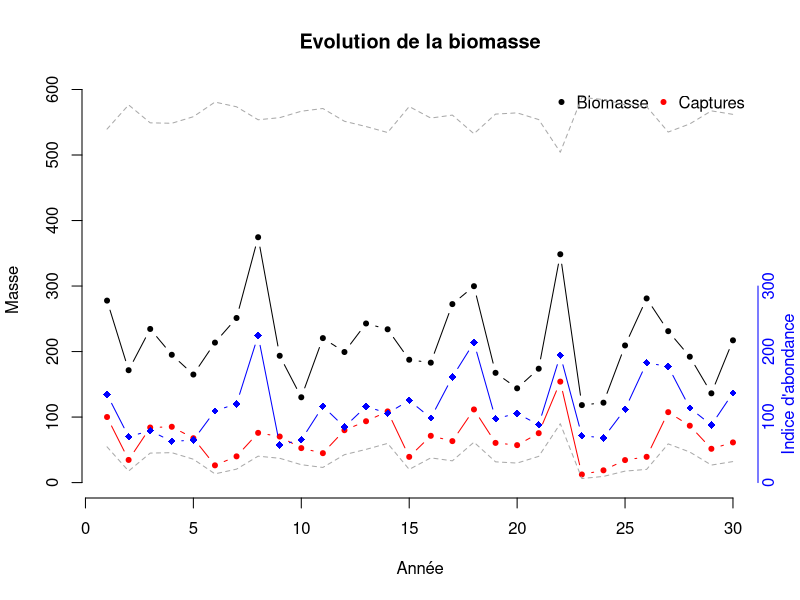
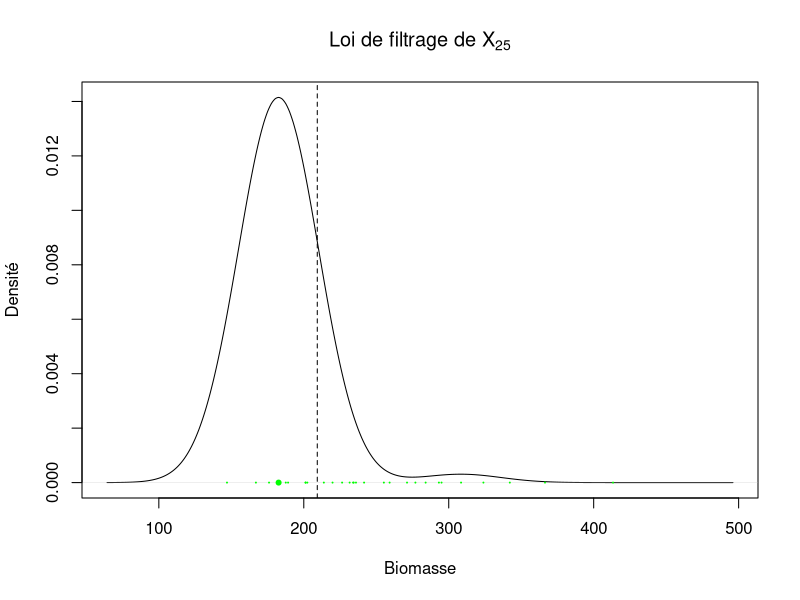
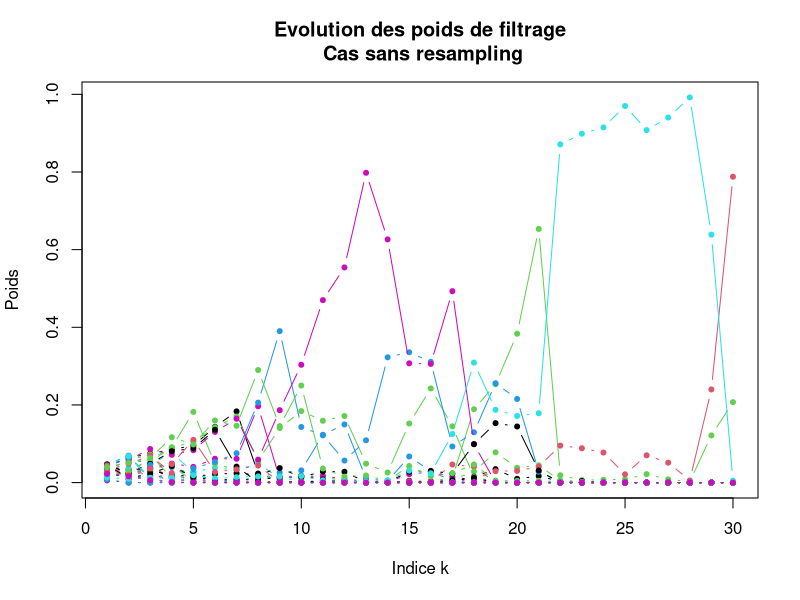
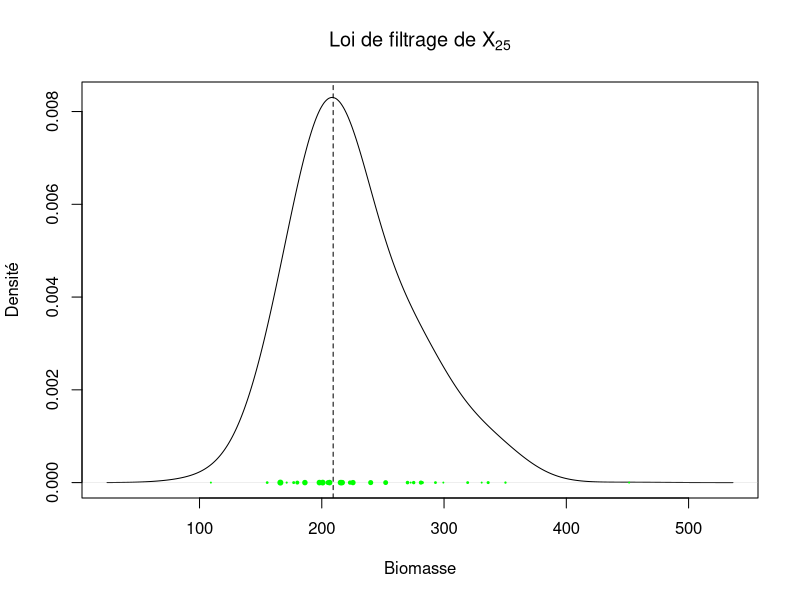
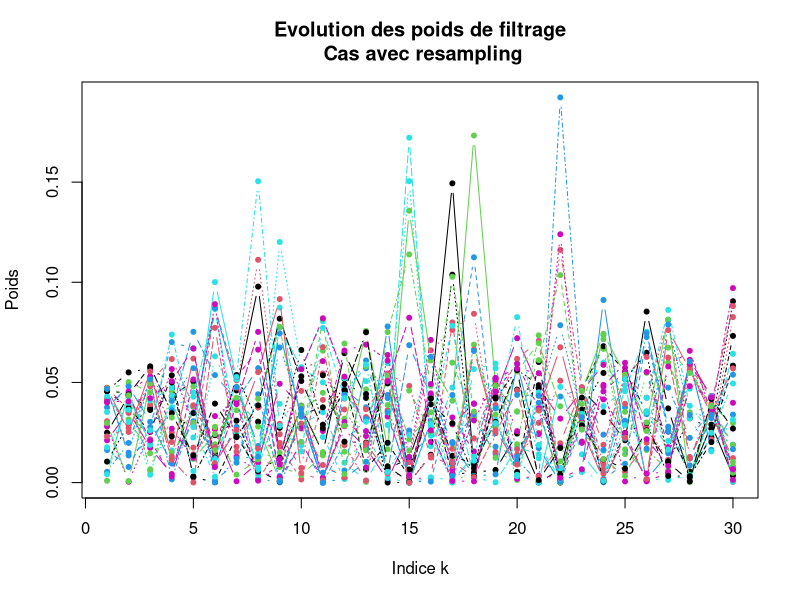
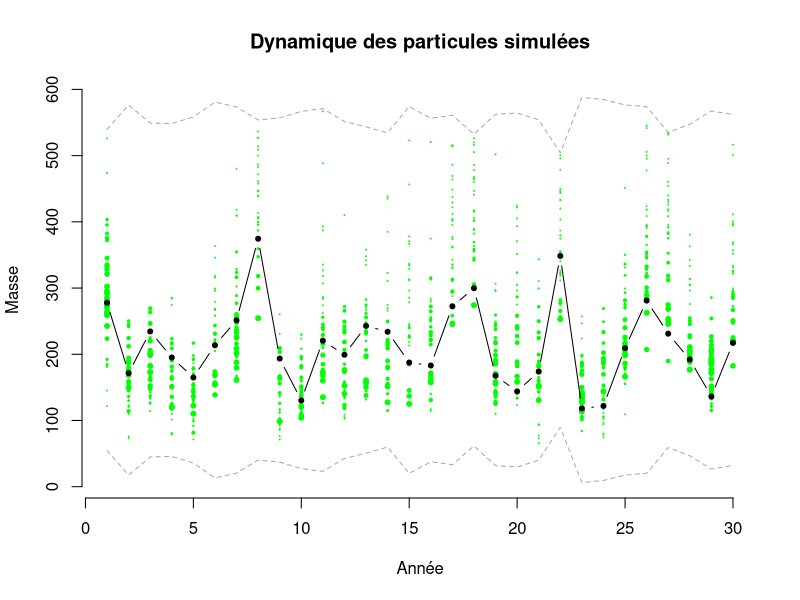
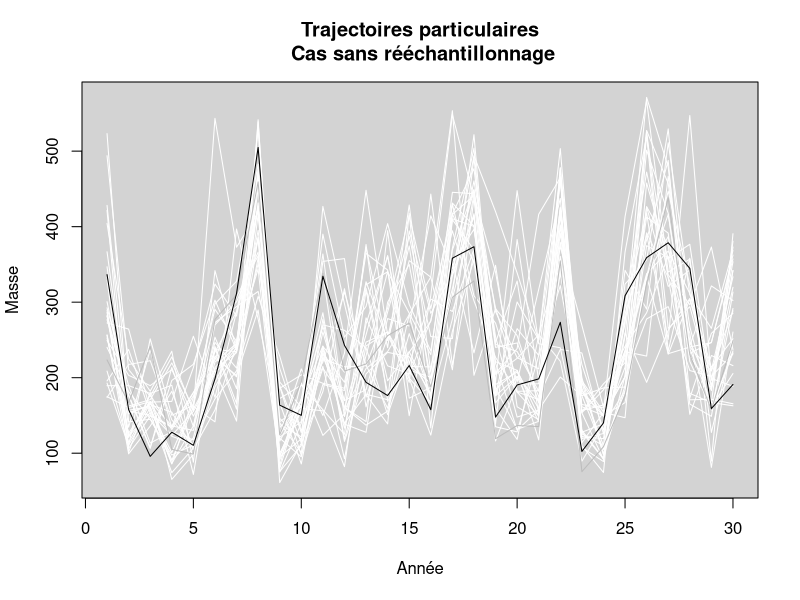
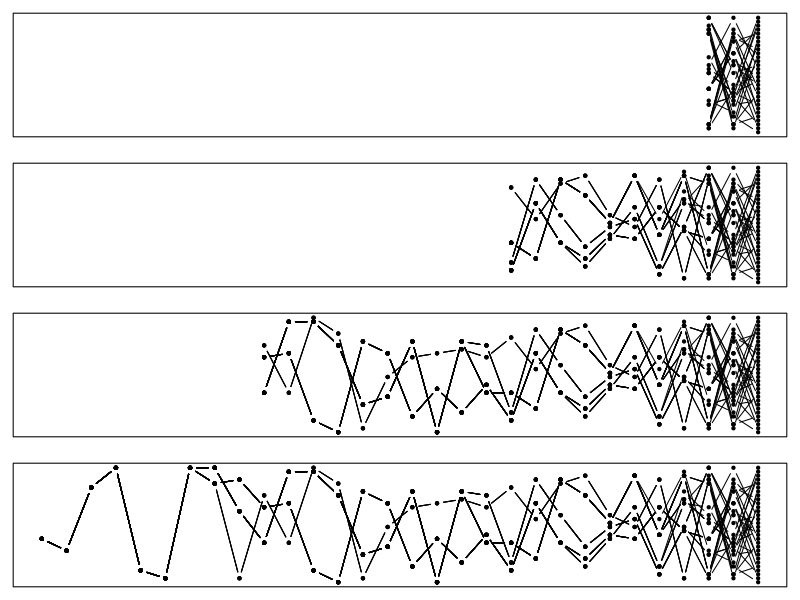

Write R code to recreate these figures, in order.
## ----modelsimulation-----------------------------------------------------
# Population Dynamic model simulation ----------------------------------
rm(list=ls()); set.seed(15);par(mfrow=c(1,1))
nYear <- 30
biomass <- rep(NA, nYear);capt <- rep(NA, nYear)
K <- 300 ## Capacité d'accueil
r <- 1.02 ## Taux de recrutement
q <- 0.5 #Capturabilité
sigmaBiomass <- 0.3
biomass[1] <- rnorm(1, mean=0.9*K, sd=K/10)
capt[1] <- runif(1,0.1,0.5)*biomass[1]
for( year in 2:nYear){
 Bk = biomass[year-1]
 capt[year-1] <- runif(1,0.1,0.5)*Bk
 #Les captures sont une fraction aléatoire de la biomasse
 innov <- rnorm(1, mean=-sigmaBiomass^2/2,sd=sigmaBiomass)
 biomass[year] <- (Bk+r*Bk*(1- Bk/K)-capt[year-1])*exp(innov)
 capt[year] <- runif(1,0.1,0.5)*biomass[year]
}
obs_error <- rnorm(nYear, mean=-sigmaBiomass^2/2, sd=sigmaBiomass)
abundanceIndex <- q * biomass*exp(obs_error)
#Calcul de la fenêtre des possible pour les Xs
sqrtD <- sqrt((1+r)^2-4*capt*r/K)
M0s <- (-(1+r)-sqrtD)/(-2*r/K)
m0s <- (-(1+r)+sqrtD)/(-2*r/K)
bounds <- cbind(m0s,M0s)

## ----plotmodel,echo=FALSE,fig.height=5,fig.width=6-----------------------
par(mfrow=c(1,1))
plot(1:nYear,biomass, ylim=range(c(0,range(biomass),range(bounds))),
    main='Evolution de la biomasse',xlab="Année",type="b",pch=20,
    ylab="Masse",bty="n")
lines(1:(nYear),capt,type="b",col="red",pch=20)
legend("topright",pch=20,col=c("black","red"),
      legend = c("Biomasse","Captures"),
      bty="n",horiz = T)
lines(1:nYear, abundanceIndex, type='b',col="blue",pch=18,
     ylim=range(c(0,range(abundanceIndex))))
axis(side=4,at=pretty(range(abundanceIndex),n = 2),col = "blue",
    col.ticks = "blue",labels=F ,lwd.ticks=0)
mtext(side=4,text = "Indice d'abondance",col = "blue",at=150,line=1)
mtext(side=4,text = pretty(range(abundanceIndex),n=2),col = "blue",
     at=pretty(range(abundanceIndex),n=2))
matplot(bounds,lty=2,col="darkgrey",add=T,type="l")

## ----fonction_mg---------------------------------------------------------
mtheta<- function(x_old,x_new, capt_old,theta){
 r =theta$r; K=theta$K; sigmaBiomass = theta$sigmaBiomass;
 mn_innov =-sigmaBiomass^2/2
 dnorm(log(x_new),
       mean=log(x_old+r*x_old*(1-x_old/K)- capt_old)-mn_innov,
       sd=sigmaBiomass)
}
g<-function(x,y,theta){
 q =theta$q;sigmaBiomass=theta$sigmaBiomass;mn_innov =-sigmaBiomass^2/2
 dnorm(log(y), mean=log(q*x)-mn_innov,sd=sigmaBiomass)
}

## ----f0------------------------------------------------------------------
#Fonction de génération
rf0 <- function(G, theta,Y0=NA,C0=NA){
   #Extraction des paramètres nécessaires
   r =theta$r; sigmaBiomass = theta$sigmaBiomass;q=theta$q;
   mn_innov = -sigmaBiomass^2/2;#Pourrait être défini autrement
   Delta <- (1+r)^2-4*C0*r/K
   sqrtD <- sqrt(Delta)
   M0 <- (-(1+r)-sqrtD)/(-2*r/K)
   m0 <- (-(1+r)+sqrtD)/(-2*r/K)
   X0 <- sapply(1:G,function(i){
     ok <- F
     while(!ok){#On simule jusqu'à tomber dans la zone
       #acceptable au vu des captures
       cand <- exp(rnorm(1,log(Y0)-log(q)-mn_innov,
                         sigmaBiomass))
       ok <- (cand < M0) & (cand>m0)
     }
     return(cand)
   })
   return(X0)
}
df0 <- function(x0, theta,Y0=NA,C0=NA){
 #Extraction des paramètres nécessaires
 r =theta$r; sigmaBiomass = theta$sigmaBiomass;q=theta$q;
 mn_innov = -sigmaBiomass^2/2;#Pourrait être défini autrement
 Delta <- (1+r)^2-4*C0*r/K
 sqrtD <- sqrt(Delta)
 M0 <- (-(1+r)-sqrtD)/(-2*r/K)
 m0 <- (-(1+r)+sqrtD)/(-2*r/K)
 mn_ref <- log(Y0)-log(q)-mn_innov
 #Définition de la constante de normalisation
 norm_cst <- (pnorm(log(M0),mn_ref,sigmaBiomass)-
                pnorm(log(m0),mn_ref,sigmaBiomass))
 dx <- dnorm(log(x0),mn_ref,sigmaBiomass)/norm_cst
 return(dx)
}

## ----Propag--------------------------------------------------------------
rPropag <- function(x_old,theta,Y_new=NA,C_new=NA){
 sdRW = theta$sdRW; sigmaBiomass = theta$sigmaBiomass;
 mn_innov = -sigmaBiomass^2/2; q =theta$q;r=theta$r;
 K = theta$K;
 sqrtD <- sqrt((1+r)^2-4*C_new*r/K)
 M_new <- (-(1+r)-sqrtD)/(-2*r/K)
 m_new <- (-(1+r)+sqrtD)/(-2*r/K)
 v_gau  <- (sdRW^2*sigmaBiomass^2)/(sdRW^2+sigmaBiomass^2)
 mn2    <- log(Y_new)-log(q)-mn_innov
 mn_gau <- v_gau*(log(x_old)/(sdRW^2)+mn2/(sigmaBiomass^2))
 Xnex <- sapply(mn_gau,function(mn){
   ok <- F
   while(!ok){
     cand <- exp(rnorm(1,mn,sqrt(v_gau)))
     ok <- (cand > m_new) & (cand < M_new)
   }
   return(cand)
 })
 return(Xnex)
}
dPropag <- function(x_new, x_old,theta,Y_new=NA,C_new=NA){
 sdRW = theta$sdRW; sigmaBiomass = theta$sigmaBiomass;
 mn_innov = -sigmaBiomass^2/2; q =theta$q;r=theta$r;
 K = theta$K;
 sqrtD <- sqrt((1+r)^2-4*C_new*r/K)
 M_new <- (-(1+r)-sqrtD)/(-2*r/K)
 m_new <- (-(1+r)+sqrtD)/(-2*r/K)
 v_gau  <- (sdRW^2*sigmaBiomass^2)/(sdRW^2+sigmaBiomass^2)
 mn2    <- log(Y_new)-log(q)-mn_innov
 mn_gau <- v_gau*(log(x_old)/(sdRW^2)+mn2/(sigmaBiomass^2))
 dnex <- sapply(1:length(x_new),function(i){
   mn = mn_gau[i]
   (dnorm(log(x_new[i]),mn,sqrt(v_gau))
   /(pnorm(log(M_new),mn,sqrt(v_gau))-pnorm(log(m_new),mn,sqrt(v_gau))))
   #normalized by the area of possible zone
 })
 return(dnex)
}

## ----first_filt----------------------------------------------------------
#Initialisation
sdRW <- 10#Ecart type de la marche aleatoire
theta=list(q=q, K=K, sigmaBiomass=sigmaBiomass,
          r=r,sdRW=sdRW)#Paramètres pour la génération de particules
#et calculs de poids
G <- 30#Nombre de particules
Xs1 <- matrix(NA, ncol=nYear, nrow=G)#Particules
Xs1[,1] <- rf0(G=G,theta= theta,
            Y0 = abundanceIndex[1],C0 = capt[1] )
ws1 <- matrix(NA, ncol=nYear, nrow=G)#Poids
ws1[,1] <- df0(x0=Xs1[,1],theta = theta,
             Y0 = abundanceIndex[1],C0 = capt[1])
ws1[,1] <-  ws1[,1]/sum(ws1[,1])
for(year in 2:nYear){
 Xs1[,year] <- rPropag(x_old = Xs1[,year-1],theta = theta,
                       Y_new = abundanceIndex[year],
                       C_new = capt[year])#Génération de nvelles particules
 mth <- mtheta(x_old =Xs1[,year-1],x_new= Xs1[,year],
               theta= theta,capt_old=capt[year-1])
 #densité de transition du modele
 gfact <- g(Xs1[,year], abundanceIndex[year], theta)#Dnsité d'observation
 pfact <- dPropag(x_new = Xs1[,year],x_old= Xs1[,year-1],
                  theta = theta, Y_new = abundanceIndex[year],
                  C_new = capt[year])#Densité de la loi de proposition
 ws1[,year]=ws1[,year-1]*(mth*gfact/pfact)#Actualisation des poids
 ws1[,year] <-   ws1[,year]/sum(ws1[,year])#Normalisation des poids
}

## ----com_density,eval=FALSE----------------------------------------------
## density(Xs1[,k],weights = ws1[,k])

## ----first_dens_filt,echo=F,fig.height=5,fig.width=6---------------------
k=nYear-5#Indice à représenter
plot(density(Xs1[,k],weights = ws1[,k]),
    main=bquote(paste('Loi de filtrage de '*'X'[.(k)])),
    xlab="Biomasse",ylab="Densité")
abline(v=biomass[k],lty=2)
points(Xs1[,k],rep(0,G) ,col="green",
       cex=ws1[,k]/max(ws1[,k]),pch=20)

## ----first_ws,echo=FALSE,fig.height=5,fig.width=6------------------------
matplot(t(ws1),type="b",pch=20,xlab="Indice k",ylab="Poids",
       main="Evolution des poids de filtrage\n Cas sans resampling",
       lty=1)

## ----dec_filt_run,echo=F-------------------------------------------------
Geneal <- matrix(NA, ncol=nYear, nrow=G)
Geneal[,1] <- 1:G
Xs2 <- matrix(NA, ncol=nYear, nrow=G)
Xs2[,1] <- rf0(G=G,theta= theta,
            Y0 = abundanceIndex[1],C0 = capt[1] )
ws2 <- matrix(NA, ncol=nYear, nrow=G)
ws2[,1] <- df0(x0=Xs2[,1],theta = theta,
                  Y0 = abundanceIndex[1],C0 = capt[1])
ws2[,1] <- ws2[,1]/sum(ws2[,1])
for(year in 2:nYear){
 inds_rspl <- sample(1:G,size=G,replace=T,
                     prob = ws2[,year-1])#Rééchantillonnage
 Gnew <- Geneal[inds_rspl,]
 Gnew[,nYear] <- 1:G
 Gnew[,year-1] <- inds_rspl
 Geneal <- Gnew
 Xs2[,year] <- rPropag(x_old = Xs2[inds_rspl,year-1],
                     theta = theta,
                     Y_new = abundanceIndex[year],
                     C_new = capt[year])
 mth <- mtheta(x_old =Xs2[inds_rspl,year-1],
               x_new= Xs2[,year],
               theta= theta,
               capt_old=capt[year-1])
 gfact <- g(Xs2[,year], abundanceIndex[year], theta)
 pfact <- dPropag(x_new = Xs2[,year],x_old= Xs2[inds_rspl,year-1],
                  theta = theta, Y_new = abundanceIndex[year],
                  C_new = capt[year])
 ws2[,year]=(mth*gfact/pfact)
 ws2[,year] <-   ws2[,year]/sum(ws2[,year])
}

## ----sec_filt_show,eval=FALSE--------------------------------------------
## #Initialisation, identique à précédemment
## for(year in 2:nYear){
##  inds_rspl <- sample(1:G,size=G,replace=T,
##                      prob = ws2[,year-1])#Rééchantillonnage
##  Xs2[,year] <- rPropag(x_old = Xs2[inds_rspl,year-1],
##                      theta = theta,
##                      Y_new = abundanceIndex[year],
##                      C_new = capt[year])
##  mth <- mtheta(x_old =Xs2[inds_rspl,year-1],
##                x_new= Xs2[,year],
##                theta= theta,
##                capt_old=capt[year-1])
##  gfact <- g(Xs2[,year], abundanceIndex[year], theta)
##  pfact <- dPropag(x_new = Xs2[,year],x_old= Xs2[inds_rspl,year-1],
##                   theta = theta, Y_new = abundanceIndex[year],
##                   C_new = capt[year])
##  ws2[,year]=(mth*gfact/pfact)
##  ws2[,year] <-   ws2[,year]/sum(ws2[,year])
## }

## ----sec_dens,echo=F,fig.height=5,fig.width=6----------------------------
plot(density(Xs2[,k],weights = ws2[,k]),
    main=bquote(paste('Loi de filtrage de '*'X'[.(k)])),
    xlab="Biomasse",ylab="Densité")
abline(v=biomass[k],lty=2)
points(Xs2[,k],rep(0,G) ,col="green",
       cex=ws2[,k]/max(ws2[,k]),pch=20)

## ----sec_ws,echo=F,fig.height=5,fig.width=6------------------------------
matplot(t(ws2),type="b",pch=20,xlab="Indice k",ylab="Poids",
       main="Evolution des poids de filtrage\n Cas avec resampling")

## ----sec_filt_plot,echo=F,fig.height=5,fig.width=6,message=FALSE,fig.show=T,results="hide"----
plot(1:nYear,biomass, ylim=range(c(range(biomass),range(bounds))),
    main='Dynamique des particules simulées',
    xlab="Année",type="n",pch=20, ylab="Masse",bty="n")
matplot(bounds,lty=2,col="darkgrey",add=T,type="l")
sapply(1:nYear,function(year){
  points(rep(year,G), Xs2[,year],col="green",
         cex=ws2[,year]/max(ws2[,year]),pch=20)
})
lines(biomass,type="b",pch=20)

## ----traj_first,echo=F,fig.height=5,fig.width=6--------------------------
cols=ws1[,nYear]/max(ws1[,nYear])
matplot(t(Xs1),type="l",lwd=cols,lty=1,
      xlab="Année",ylab="Masse",
      main="Trajectoires particulaires\n Cas sans rééchantillonnage")
rect(par("usr")[1],par("usr")[3],
    par("usr")[2],par("usr")[4],col="lightgray")
matplot(t(Xs1)[,order(cols)],add =T,
       type="l",lty=1,col=gray(1-cols[order(cols)]))

## ----geneal,echo=F,fig.width=6,fig.height=6------------------------------
par(mfrow=c(4,1),mar=c(1,1,1,1))
matplot((nYear-2):nYear,ylab="",xlab="",xaxt="n",yaxt="n",col="black",
       t(Geneal)[(nYear-2):nYear,],lty=1,type="b",pch=20,xlim=c(1,nYear))
matplot((nYear-10):nYear,ylab="",xlab="",xaxt="n",yaxt="n",col="black",
       t(Geneal)[(nYear-10):nYear,],lty=1,type="b",pch=20,xlim=c(1,nYear))
matplot((nYear-20):nYear,ylab="",xlab="",xaxt="n",yaxt="n",col="black",
       t(Geneal)[(nYear-20):nYear,],lty=1,type="b",pch=20,xlim=c(1,nYear))
matplot((1):nYear,ylab="",xlab="",xaxt="n",yaxt="n",col="black",
       t(Geneal)[(1):nYear,],lty=1,type="b",pch=20,xlim=c(1,nYear))

## ----simbackward---------------------------------------------------------
rbackward <- function(Xs,ws){
  n <- ncol(Xs)
  N <- length(ws[,n])
  traj <- rep(NA,n)
  inds <- rep(NA,n)
  inds[n] <- sample(1:N,size=1,prob = ws[,n])#Indice initial
  traj[n] <- Xs[inds[n],n]#Particule initiale
  for(i in (n-1):1){
    ms <- mtheta(Xs[,i],traj[i+1],
                 capt_old = capt[i],theta = theta)#Calcul des densités
    #de transition
    Lambdas = ws[,i]*ms/sum(ws[,i]*ms)#Calcul des poids
    inds[i] <- sample(1:N,size=1,prob = Lambdas)
    traj[i] <- Xs[inds[i],i]
  }
  c(list(traj=traj,inds=inds))
}

## ----simu_Ntraj,echo=F,fig.height=5,fig.width=6,message=FALSE,fig.show=T,results="hide"----
Xb <- replicate(1,rbackward(Xs2,ws2)$traj)
par(mfrow=c(3,1),mar=c(1,1,1,1))
foo <- function(lag,Inds,Xs){
  plot(rep(nYear,G),Xs2[,nYear],ylab="",xlab="",xaxt="n",yaxt="n",
     type="p",pch=20,xlim=c(1,nYear),col="lightgray",
     ylim=range(c(0,range(biomass),range(bounds))))
  sapply(1:lag,function(i){
    points(rep(nYear-i,G),Xs[,nYear-i],pch=20,col="lightgray")
  })
  matplot((nYear-lag):nYear,Inds[(nYear-lag):nYear,],
        add=T,lty=1,type="b",pch=20)
}
foo(1,Xb,Xs2)
foo(2,Xb,Xs2)
foo(29,Xb,Xs2)

## ----simu_alltraj,echo=F,fig.height=5,fig.width=6,message=FALSE,fig.show=T,results="hide"----
Xb <- replicate(G,rbackward(Xs2,ws2)$traj)
par(mfrow=c(1,1),mar=c(1,1,1,1))
foo <- function(lag,Inds,Xs){
  plot(rep(nYear,G),Xs2[,nYear],ylab="",xlab="",xaxt="n",yaxt="n",
     type="p",pch=20,xlim=c(1,nYear),col="lightgray",
     ylim=range(c(0,range(biomass),range(bounds))))
  sapply(1:lag,function(i){
    points(rep(nYear-i,G),Xs[,nYear-i],pch=20,col="lightgray")
  })
  matplot((nYear-lag):nYear,Inds[(nYear-lag):nYear,],
        add=T,lty=1,type="b",pch=20)
}
foo(29,Xb,Xs2)
lines(biomass,lwd=3,col="red")

